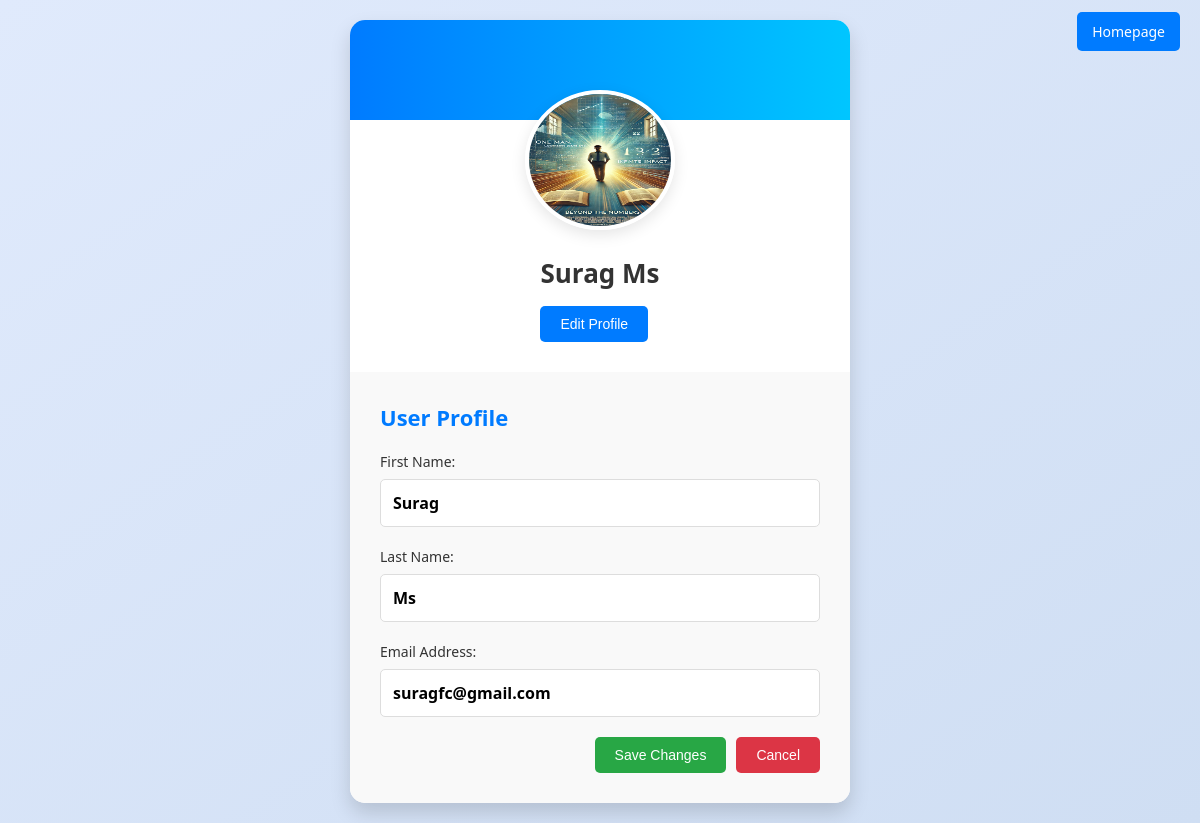
Page /userprofile/ (signed in) on the committed database.
### Expensiveapp/models.py (models this page shows, shortened)
class users_register(models.Model):
    first_name=models.CharField(max_length=100,null=True)
    last_name=models.CharField(max_length=100,null=True)
    email_id=models.EmailField(unique=True,null=True,blank=True)
    password=models.CharField(max_length=100,null=True,blank=True)
    confirm_password=models.CharField(max_length=100,null=True,blank=True)
    image=models.ImageField(upload_to='media',null=True,blank=True)
    phone=models.IntegerField(null=True,blank=True)

### Expensiveapp/views.py (the view)
# urls.py: path('userprofile/',views.userprofile,name='userprofile'),
def userprofile(request):
    if 'email' in request.session:
        mail=request.session['email']
        user=users_register.objects.get(email_id=mail)
    return render(request,'userprofile.html',{'user':user})

### Expensiveapp/templates/userprofile.html (shortened to what this page needs)
<!DOCTYPE html>
<html lang="en">
<head>
</head>
<body>
    <div class="homepage-btn-container">
        <a href="/usershome/" class="homepage-btn">Homepage</a>
    </div>
    {% if user %}
    <div class="profile-container">
        <div class="cover-image"></div>
        <div class="profile-info-section">
            <div class="profile-image">
                {% if user.image %}
                <img src="{{ user.image.url }}" alt="Profile Picture">
                {% endif %}
            </div>
            <div class="profile-details">
                <h2>{{ user.first_name }} {{ user.last_name }}</h2>
                <div class="action-buttons">
                    <a href="/userprofile_edit/{{ user.id }}/"><button class="btn btn-primary" type="button">Edit Profile</button></a>
                </div>
            </div>
        </div>
        <div class="edit-section">
            <h2>User Profile</h2>
            <form action="#" method="POST">
                <div class="form-group">
                    <label for="firstName">First Name:</label>
                    <div class="profile-text"><strong>{{ user.first_name }}</strong></div>
                </div>
                <div class="form-group">
                    <label for="lastName">Last Name:</label>
                    <div class="profile-text"><strong>{{ user.last_name }}</strong></div>
                </div>
                <div class="form-group">
                    <label for="email">Email Address:</label>
                    <div class="profile-text"><strong>{{ user.email_id }}</strong></div>
                </div>
                <div class="edit-buttons">
                    <button type="submit" class="btn btn-save">Save Changes</button>
                    <button type="reset" class="btn btn-cancel">Cancel</button>
                </div>
            </form>
        </div>
    </div>
    {% endif %}
</body>
</html>

### Expensiveapp/templates/userprofile.html (style rules this page uses)
* { margin: 0; padding: 0; box-sizing: border-box; }
body { font-family: 'Segoe UI', sans-serif; background: linear-gradient(to bottom right, #e0eafc, #cfdef3); display: flex; justify-content: center; align-items: center; min-height: 100vh; padding: 20px; }
.profile-container { background-color: white; width: 100%; max-width: 500px; border-radius: 15px; box-shadow: 0 10px 20px rgba(0, 0, 0, 0.15); overflow: hidden; display: flex; flex-direction: column; transition: transform 0.3s ease-in-out; }
.cover-image { height: 100px; background: linear-gradient(to right, #007bff, #00c6ff); }
.profile-info-section { display: flex; flex-direction: column; align-items: center; padding: 30px; background-color: white; }
.profile-image { margin-top: -60px; }
.profile-image img { width: 150px; height: 140px; border-radius: 50%; border: 4px solid white; box-shadow: 0 5px 15px rgba(0, 0, 0, 0.1); }
.profile-details { margin-top: 20px; text-align: center; }
.profile-details h2 { font-size: 26px; color: #333; margin-bottom: 5px; }
.action-buttons { display: flex; gap: 10px; margin-top: 15px; }
.btn { padding: 10px 20px; font-size: 14px; border: none; border-radius: 5px; cursor: pointer; transition: all 0.3s ease; }
.btn-primary { background-color: #007bff; color: white; }
.edit-section { padding: 30px; background-color: #f9f9f9; }
.edit-section h2 { font-size: 22px; margin-bottom: 20px; color: #007bff; }
.edit-section form { display: grid; gap: 20px; }
.form-group { display: flex; flex-direction: column; }
.form-group label { font-size: 14px; color: #333; margin-bottom: 8px; }
.profile-text { padding: 12px; font-size: 16px; background-color: #fff; border: 1px solid #ddd; border-radius: 5px; }
.edit-buttons { display: flex; justify-content: flex-end; gap: 10px; }
.edit-buttons .btn { padding: 10px 20px; font-size: 14px; border-radius: 5px; cursor: pointer; transition: background-color 0.3s ease; }
.btn-save { background-color: #28a745; color: white; }
.btn-cancel { background-color: #dc3545; color: white; }
.homepage-btn-container { position: absolute; top: 20px; right: 20px; }
.homepage-btn { background-color: #007bff; color: white; padding: 10px 15px; border: none; border-radius: 5px; font-size: 14px; cursor: pointer; text-decoration: none; transition: background-color 0.3s ease; }

### rows in the picture
users_register: image (picture), first_name "Surag", last_name "Ms", email_id "suragfc@gmail.com"
